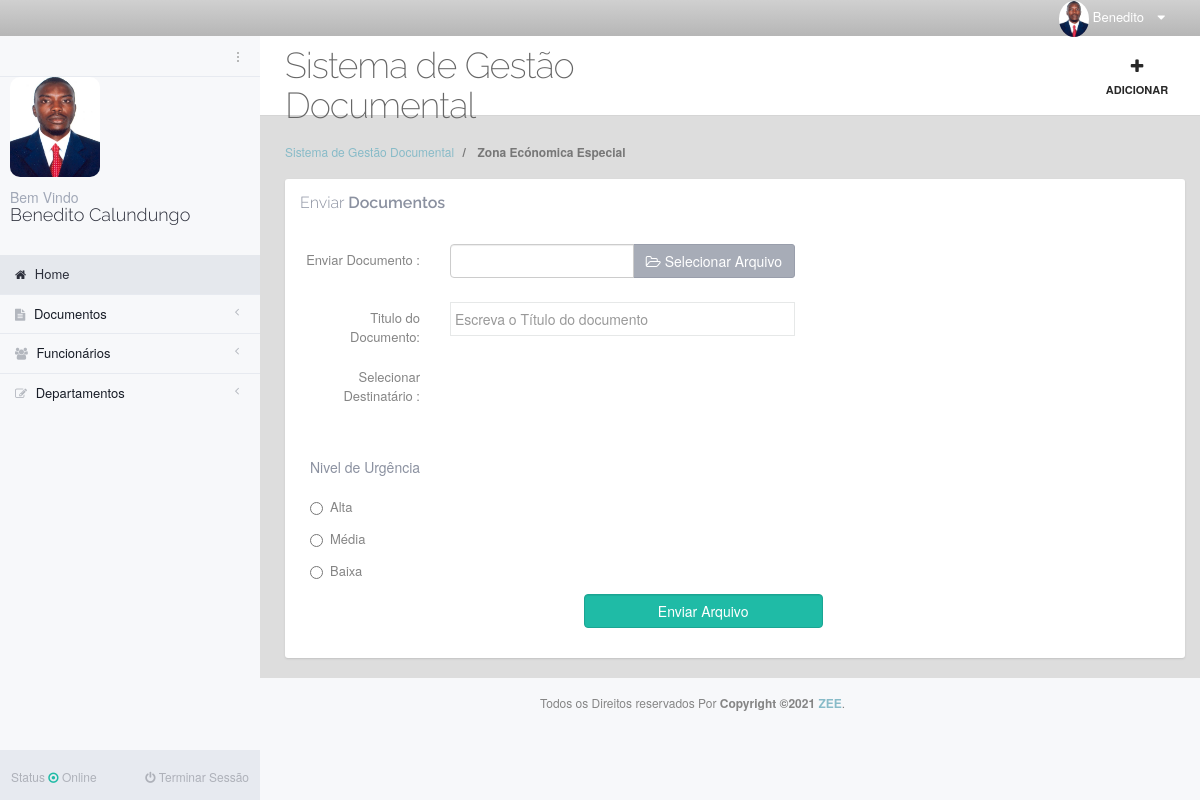
The app's page /documentos.php (signed in) with its own data.
### tables this page shows
CREATE TABLE `usuario` (
  `id` int(11) NOT NULL,
  `first_name` varchar(45) NOT NULL,
  `last_name` varchar(45) NOT NULL,
  `genre` varchar(45) NOT NULL,
  `email` varchar(80) NOT NULL,
  `password` varchar(45) NOT NULL,
  `id_funcao` int(10) NOT NULL,
  `Nivel_Acesso` enum('Administrador','Utilizador') NOT NULL,
  `id_departamento` int(11) NOT NULL,
  `foto` varchar(45) NOT NULL,
  `created_at` timestamp NOT NULL DEFAULT current_timestamp(),
  `updated_at` timestamp NULL DEFAULT NULL ON UPDATE current_timestamp()
);

### menu.php (the view, shortened to what this page needs)
<?php
$connexao = connexao();
$userid =  $_SESSION['UserId'];
$result = mysqli_query($conecta, "SELECT * FROM usuario where id = $userid   ");
$resultado = mysqli_fetch_assoc($result);
?>
<div class="main-wrapper">
	<header class="topbar navbar navbar-inverse navbar-fixed-top inner">
		<div class="container">
			<div class="topbar-tools">
				<?php
				$sqlread = "SELECT *from usuario where id =$userid " ;
				try {
					$read = $connexao->prepare($sqlread);
					$read->execute();
				} catch (PDOException $e) {
					echo $e->getMessage();
				}
				while ($rs = $read->fetch(PDO::FETCH_OBJ)) {
				?>
					<ul class="nav navbar-right">
						<li class="dropdown current-user">
							<a data-toggle="dropdown" data-hover="dropdown" class="dropdown-toggle" data-close-others="true" href="#">
								<img style="height:100%; width:30px; " src="assets/foto/<?php echo utf8_encode($rs->foto); ?>" class="img-circle" alt=""> <span class="username hidden-xs">
									<?php echo " " .$resultado['first_name']; ?></span> <i class="fa fa-caret-down "></i>
							</a>
						</li>
					</ul>
				<?php } ?>
			</div>
		</div>
	</header>
	<nav id="pageslide-left" class="pageslide inner">
		<div class="navbar-content">
			<div class="main-navigation left-wrapper transition-left">
				<?php
				$sqlread = "SELECT *from usuario where id = $userid";
				try {
					$read = $connexao->prepare($sqlread);
					$read->execute();
				} catch (PDOException $e) {
					echo $e->getMessage();
				}
				while ($rs = $read->fetch(PDO::FETCH_OBJ)) {
				?>
					<div class="navigation-toggler hidden-sm hidden-xs">
						<a href="#main-navbar" class="sb-toggle-left">
						</a>
					</div>
					<div class="user-profile border-top padding-horizontal-10 block">
						<div class="inline-block">
							<img style="width: 90px; height: 100px;" src="assets/foto/<?php echo utf8_encode($rs->foto); ?>">
						</div>
						<div class="inline-block">
							<h5 class="no-margin"> Bem Vindo </h5>
							<h4 class="no-margin"><?php echo " " .$resultado['first_name'] . " " . $resultado['last_name'];
													?> </h4>
						</div>
					</div>
				<?php } ?>
				<ul class="main-navigation-menu">
					<li class="active open">
						<a href="index.php"><i class="fa fa-home"></i> <span class="title"> Home </span><span class="label label-default pull-right "></span> </a>
					</li>
					<li>
						<a href="javascript:void(0)"><i class="fa fa-file-text"></i> <span class="title"> Documentos </span><i class="icon-arrow"></i> </a>
					</li>
					<?php if ($_SESSION['UserNivel'] == "Administrador") { ?>
					<li>
						<a href="javascript:void(0)"><i class="fa fa-users"></i> <span class="title"> Funcionários </span><i class="icon-arrow"></i> </a>
					</li>
					<?php } ?>
					<?php if ($_SESSION['UserNivel'] == "Administrador") { ?>
						<li>
							<a href="javascript:void(0)"><i class="fa fa-pencil-square-o"></i> <span class="title"> Departamentos </span><i class="icon-arrow"></i> </a>
						</li>
					<?php } ?>
				</ul>
			</div>
		</div>
		<div class="slide-tools">
			<div class="col-xs-6 text-left no-padding">
				<a class="btn btn-sm status" href="#">
					Status <i class="fa fa-dot-circle-o text-green"></i> <span>Online</span>
				</a>
			</div>
			<div class="col-xs-6 text-right no-padding">
				<a class="btn btn-sm log-out text-right" href="Validacao/logout.php">
					<i class="fa fa-power-off"></i> Terminar Sessão
				</a>
			</div>
		</div>
	</nav>
</div>

### assets/css/themes/theme-style8.css (style rules this page uses)
body { background-color: #F7F8FA !important; }
.main-container, #pageslide-left, #pageslide-right { background-color: #F7F8FA !important; }
.topbar { background: #B6B6B6; background-color: #d0d0d0 0px; background-image: -webkit-gradient(linear, left top, left bottom, from(#d0d0d0 0px), to(#B6B6B6 100%)); background-image: -webkit-linear-gradient(top, #d0d0d0 0px, #B6B6B6 100%); background-image: -moz-linear-gradient(top, #d0d0d0 0px, #B6B6B6 100%); background-image: -ms-linear-gradient(top, #d0d0d0 0px, #B6B6B6 100%); background-image: -o-linear-gradient(top, #d0d0d0 0px, #B6B6B6 100%); background-image: linear-gradient(top, #d0d0d0 0px, #B6B6B6 100%); filter: progid:DXImageTransform.Microsoft.gradient(startColorStr='#d0d0d0 0px', endColorStr='#B6B6B6 100%'); }
.topbar .topbar-tools > ul > li > a { color: #ffffff; }
ul.main-navigation-menu > li a { border-bottom: none; border-top-color: #e7eaf0; color: #181d27; }
ul.main-navigation-menu > li a i { color: #b3b7be; font-weight: normal; }
ul.main-navigation-menu > li.active > a { background: #e5e8ed !important; border-top: none !important; color: #2C2F3B; }
ul.main-navigation-menu > li.active > a i { color: #2C2F3B; }
ul.main-navigation-menu > li.open > a, ul.main-navigation-menu > li > a:hover, ul.main-navigation-menu > li:hover > a { background-color: #f1f3f6; }
#pageslide-left .navigation-toggler .sb-toggle-left { background: url(../../images/dark_dots.png) no-repeat center center; }
#pageslide-left .slide-tools { background-color: #e7eaf0; }
#pageslide-left .btn { color: rgba(44, 47, 59, 0.3); }
#pageslide-left .user-profile { border-color: #e7eaf0; position: relative; }
#pageslide-left .user-profile h5 { color: #a1a8b7; }
#pageslide-left .user-profile h4 { color: #2C2F3B; }

### assets/css/print.css (style rules this page uses)
.navbar { display: none; }
.main-navigation { display: none; }

### records on screen
usuario: foto (picture), first_name "Benedito", last_name "Calundungo"
